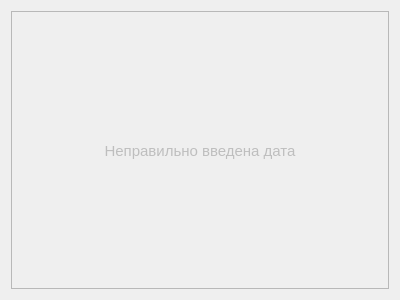
<?xml version="1.0" encoding="UTF-8"?>
<ui version="4.0">
 <class>Form</class>
 <widget class="QWidget" name="Form">
  <property name="geometry">
   <rect>
    <x>0</x>
    <y>0</y>
    <width>400</width>
    <height>300</height>
   </rect>
  </property>
  <property name="windowTitle">
   <string>Form</string>
  </property>
  <layout class="QGridLayout" name="gridLayout">
   <item row="0" column="0">
    <widget class="QTextEdit" name="textEdit">
     <property name="enabled">
      <bool>false</bool>
     </property>
     <property name="html">
      <string>&lt;!DOCTYPE HTML PUBLIC &quot;-//W3C//DTD HTML 4.0//EN&quot; &quot;http://www.w3.org/TR/REC-html40/strict.dtd&quot;&gt;
&lt;html&gt;&lt;head&gt;&lt;meta name=&quot;qrichtext&quot; content=&quot;1&quot; /&gt;&lt;meta charset=&quot;utf-8&quot; /&gt;&lt;style type=&quot;text/css&quot;&gt;
p, li { white-space: pre-wrap; }
hr { height: 1px; border-width: 0; }
li.unchecked::marker { content: &quot;\2610&quot;; }
li.checked::marker { content: &quot;\2612&quot;; }
&lt;/style&gt;&lt;/head&gt;&lt;body style=&quot; font-family:'Ubuntu'; font-size:11pt; font-weight:400; font-style:normal;&quot;&gt;
&lt;p align=&quot;center&quot; style=&quot;-qt-paragraph-type:empty; margin-top:0px; margin-bottom:0px; margin-left:0px; margin-right:0px; -qt-block-indent:0; text-indent:0px;&quot;&gt;&lt;br /&gt;&lt;/p&gt;
&lt;p align=&quot;center&quot; style=&quot;-qt-paragraph-type:empty; margin-top:0px; margin-bottom:0px; margin-left:0px; margin-right:0px; -qt-block-indent:0; text-indent:0px;&quot;&gt;&lt;br /&gt;&lt;/p&gt;
&lt;p align=&quot;center&quot; style=&quot;-qt-paragraph-type:empty; margin-top:0px; margin-bottom:0px; margin-left:0px; margin-right:0px; -qt-block-indent:0; text-indent:0px;&quot;&gt;&lt;br /&gt;&lt;/p&gt;
&lt;p align=&quot;center&quot; style=&quot;-qt-paragraph-type:empty; margin-top:0px; margin-bottom:0px; margin-left:0px; margin-right:0px; -qt-block-indent:0; text-indent:0px;&quot;&gt;&lt;br /&gt;&lt;/p&gt;
&lt;p align=&quot;center&quot; style=&quot;-qt-paragraph-type:empty; margin-top:0px; margin-bottom:0px; margin-left:0px; margin-right:0px; -qt-block-indent:0; text-indent:0px;&quot;&gt;&lt;br /&gt;&lt;/p&gt;
&lt;p align=&quot;center&quot; style=&quot;-qt-paragraph-type:empty; margin-top:0px; margin-bottom:0px; margin-left:0px; margin-right:0px; -qt-block-indent:0; text-indent:0px;&quot;&gt;&lt;br /&gt;&lt;/p&gt;
&lt;p align=&quot;center&quot; style=&quot;-qt-paragraph-type:empty; margin-top:0px; margin-bottom:0px; margin-left:0px; margin-right:0px; -qt-block-indent:0; text-indent:0px;&quot;&gt;&lt;br /&gt;&lt;/p&gt;
&lt;p align=&quot;center&quot; style=&quot; margin-top:0px; margin-bottom:0px; margin-left:0px; margin-right:0px; -qt-block-indent:0; text-indent:0px;&quot;&gt;Неправильно введена дата&lt;/p&gt;&lt;/body&gt;&lt;/html&gt;</string>
     </property>
    </widget>
   </item>
  </layout>
 </widget>
 <resources/>
 <connections/>
</ui>
